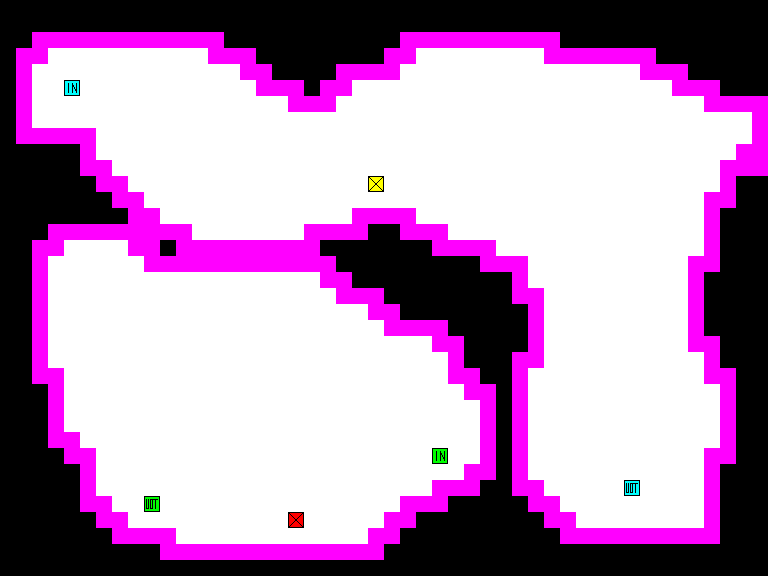

This game map was drawn from its Tiled (.tmx) file and the tilesets committed beside it. A one-line description and the full map source follow:
An orthogonal 48x36 tile map with 16x16 px tiles, 2 tile layers (Tile Layer 1, Tile Layer 2).

<map version="1.0" tiledversion="1.0.3" orientation="orthogonal" renderorder="right-down" width="48" height="36" tilewidth="16" tileheight="16" nextobjectid="3">
 <tileset firstgid="1" source="coop.tsx" />
 <layer name="Tile Layer 1" width="48" height="36">
  <data encoding="csv">
0,0,0,0,0,0,0,0,0,0,0,0,0,0,0,0,0,0,0,0,0,0,0,0,0,0,0,0,0,0,0,0,0,0,0,0,0,0,0,0,0,0,0,0,0,0,0,0,
0,0,0,0,0,0,0,0,0,0,0,0,0,0,0,0,0,0,0,0,0,0,0,0,0,0,0,0,0,0,0,0,0,0,0,0,0,0,0,0,0,0,0,0,0,0,0,0,
0,0,1,1,1,1,1,1,1,1,1,1,1,1,0,0,0,0,0,0,0,0,0,0,0,1,1,1,1,1,1,1,1,1,1,0,0,0,0,0,0,0,0,0,0,0,0,0,
0,1,1,2,2,2,2,2,2,2,2,2,2,1,1,1,0,0,0,0,0,0,0,0,1,1,2,2,2,2,2,2,2,2,1,1,1,1,1,1,1,0,0,0,0,0,0,0,
0,1,2,2,2,2,2,2,2,2,2,2,2,2,2,1,1,0,0,0,0,1,1,1,1,2,2,2,2,2,2,2,2,2,2,2,2,2,2,2,1,1,1,0,0,0,0,0,
0,1,2,2,9,2,2,2,2,2,2,2,2,2,2,2,1,1,1,0,1,1,2,2,2,2,2,2,2,2,2,2,2,2,2,2,2,2,2,2,2,2,1,1,1,0,0,0,
0,1,2,2,2,2,2,2,2,2,2,2,2,2,2,2,2,2,1,1,1,2,2,2,2,2,2,2,2,2,2,2,2,2,2,2,2,2,2,2,2,2,2,2,1,1,1,1,
0,1,2,2,2,2,2,2,2,2,2,2,2,2,2,2,2,2,2,2,2,2,2,2,2,2,2,2,2,2,2,2,2,2,2,2,2,2,2,2,2,2,2,2,2,2,2,1,
0,1,1,1,1,1,2,2,2,2,2,2,2,2,2,2,2,2,2,2,2,2,2,2,2,2,2,2,2,2,2,2,2,2,2,2,2,2,2,2,2,2,2,2,2,2,2,1,
0,0,0,0,0,1,2,2,2,2,2,2,2,2,2,2,2,2,2,2,2,2,2,2,2,2,2,2,2,2,2,2,2,2,2,2,2,2,2,2,2,2,2,2,2,2,1,1,
0,0,0,0,0,1,1,2,2,2,2,2,2,2,2,2,2,2,2,2,2,2,2,2,2,2,2,2,2,2,2,2,2,2,2,2,2,2,2,2,2,2,2,2,2,1,1,1,
0,0,0,0,0,0,1,1,2,2,2,2,2,2,2,2,2,2,2,2,2,2,2,8,2,2,2,2,2,2,2,2,2,2,2,2,2,2,2,2,2,2,2,2,2,1,0,0,
0,0,0,0,0,0,0,1,1,2,2,2,2,2,2,2,2,2,2,2,2,2,2,2,2,2,2,2,2,2,2,2,2,2,2,2,2,2,2,2,2,2,2,2,1,1,0,0,
0,0,0,0,0,0,0,0,1,1,2,2,2,2,2,2,2,2,2,2,2,2,1,1,1,1,2,2,2,2,2,2,2,2,2,2,2,2,2,2,2,2,2,2,1,0,0,0,
0,0,0,0,0,0,0,0,0,1,1,1,2,2,2,2,2,2,2,1,1,1,1,0,0,1,1,1,2,2,2,2,2,2,2,2,2,2,2,2,2,2,2,2,1,0,0,0,
0,0,0,0,0,0,0,0,0,0,0,1,1,1,1,1,1,1,1,1,0,0,0,0,0,0,0,1,1,1,1,2,2,2,2,2,2,2,2,2,2,2,2,2,1,0,0,0,
0,0,0,0,0,0,0,0,0,0,0,0,0,0,0,0,0,0,0,0,0,0,0,0,0,0,0,0,0,0,1,1,1,2,2,2,2,2,2,2,2,2,2,1,1,0,0,0,
0,0,0,0,0,0,0,0,0,0,0,0,0,0,0,0,0,0,0,0,0,0,0,0,0,0,0,0,0,0,0,0,1,2,2,2,2,2,2,2,2,2,2,1,0,0,0,0,
0,0,0,0,0,0,0,0,0,0,0,0,0,0,0,0,0,0,0,0,0,0,0,0,0,0,0,0,0,0,0,0,1,1,2,2,2,2,2,2,2,2,2,1,0,0,0,0,
0,0,0,0,0,0,0,0,0,0,0,0,0,0,0,0,0,0,0,0,0,0,0,0,0,0,0,0,0,0,0,0,0,1,2,2,2,2,2,2,2,2,2,1,0,0,0,0,
0,0,0,0,0,0,0,0,0,0,0,0,0,0,0,0,0,0,0,0,0,0,0,0,0,0,0,0,0,0,0,0,0,1,2,2,2,2,2,2,2,2,2,1,0,0,0,0,
0,0,0,0,0,0,0,0,0,0,0,0,0,0,0,0,0,0,0,0,0,0,0,0,0,0,0,0,0,0,0,0,0,1,2,2,2,2,2,2,2,2,2,1,1,0,0,0,
0,0,0,0,0,0,0,0,0,0,0,0,0,0,0,0,0,0,0,0,0,0,0,0,0,0,0,0,0,0,0,0,1,1,2,2,2,2,2,2,2,2,2,2,1,0,0,0,
0,0,0,0,0,0,0,0,0,0,0,0,0,0,0,0,0,0,0,0,0,0,0,0,0,0,0,0,0,0,0,0,1,2,2,2,2,2,2,2,2,2,2,2,1,1,0,0,
0,0,0,0,0,0,0,0,0,0,0,0,0,0,0,0,0,0,0,0,0,0,0,0,0,0,0,0,0,0,0,0,1,2,2,2,2,2,2,2,2,2,2,2,2,1,0,0,
0,0,0,0,0,0,0,0,0,0,0,0,0,0,0,0,0,0,0,0,0,0,0,0,0,0,0,0,0,0,0,0,1,2,2,2,2,2,2,2,2,2,2,2,2,1,0,0,
0,0,0,0,0,0,0,0,0,0,0,0,0,0,0,0,0,0,0,0,0,0,0,0,0,0,0,0,0,0,0,0,1,2,2,2,2,2,2,2,2,2,2,2,2,1,0,0,
0,0,0,0,0,0,0,0,0,0,0,0,0,0,0,0,0,0,0,0,0,0,0,0,0,0,0,0,0,0,0,0,1,2,2,2,2,2,2,2,2,2,2,2,2,1,0,0,
0,0,0,0,0,0,0,0,0,0,0,0,0,0,0,0,0,0,0,0,0,0,0,0,0,0,0,0,0,0,0,0,1,2,2,2,2,2,2,2,2,2,2,2,1,1,0,0,
0,0,0,0,0,0,0,0,0,0,0,0,0,0,0,0,0,0,0,0,0,0,0,0,0,0,0,0,0,0,0,0,1,2,2,2,2,2,2,2,2,2,2,2,1,0,0,0,
0,0,0,0,0,0,0,0,0,0,0,0,0,0,0,0,0,0,0,0,0,0,0,0,0,0,0,0,0,0,0,0,1,1,2,2,2,2,2,10,2,2,2,2,1,0,0,0,
0,0,0,0,0,0,0,0,0,0,0,0,0,0,0,0,0,0,0,0,0,0,0,0,0,0,0,0,0,0,0,0,0,1,1,2,2,2,2,2,2,2,2,2,1,0,0,0,
0,0,0,0,0,0,0,0,0,0,0,0,0,0,0,0,0,0,0,0,0,0,0,0,0,0,0,0,0,0,0,0,0,0,1,1,2,2,2,2,2,2,2,2,1,0,0,0,
0,0,0,0,0,0,0,0,0,0,0,0,0,0,0,0,0,0,0,0,0,0,0,0,0,0,0,0,0,0,0,0,0,0,0,1,1,1,1,1,1,1,1,1,1,0,0,0,
0,0,0,0,0,0,0,0,0,0,0,0,0,0,0,0,0,0,0,0,0,0,0,0,0,0,0,0,0,0,0,0,0,0,0,0,0,0,0,0,0,0,0,0,0,0,0,0,
0,0,0,0,0,0,0,0,0,0,0,0,0,0,0,0,0,0,0,0,0,0,0,0,0,0,0,0,0,0,0,0,0,0,0,0,0,0,0,0,0,0,0,0,0,0,0,0
</data>
 </layer>
 <layer name="Tile Layer 2" width="48" height="36">
  <data encoding="csv">
0,0,0,0,0,0,0,0,0,0,0,0,0,0,0,0,0,0,0,0,0,0,0,0,0,0,0,0,0,0,0,0,0,0,0,0,0,0,0,0,0,0,0,0,0,0,0,0,
0,0,0,0,0,0,0,0,0,0,0,0,0,0,0,0,0,0,0,0,0,0,0,0,0,0,0,0,0,0,0,0,0,0,0,0,0,0,0,0,0,0,0,0,0,0,0,0,
0,0,0,0,0,0,0,0,0,0,0,0,0,0,0,0,0,0,0,0,0,0,0,0,0,0,0,0,0,0,0,0,0,0,0,0,0,0,0,0,0,0,0,0,0,0,0,0,
0,0,0,0,0,0,0,0,0,0,0,0,0,0,0,0,0,0,0,0,0,0,0,0,0,0,0,0,0,0,0,0,0,0,0,0,0,0,0,0,0,0,0,0,0,0,0,0,
0,0,0,0,0,0,0,0,0,0,0,0,0,0,0,0,0,0,0,0,0,0,0,0,0,0,0,0,0,0,0,0,0,0,0,0,0,0,0,0,0,0,0,0,0,0,0,0,
0,0,0,0,0,0,0,0,0,0,0,0,0,0,0,0,0,0,0,0,0,0,0,0,0,0,0,0,0,0,0,0,0,0,0,0,0,0,0,0,0,0,0,0,0,0,0,0,
0,0,0,0,0,0,0,0,0,0,0,0,0,0,0,0,0,0,0,0,0,0,0,0,0,0,0,0,0,0,0,0,0,0,0,0,0,0,0,0,0,0,0,0,0,0,0,0,
0,0,0,0,0,0,0,0,0,0,0,0,0,0,0,0,0,0,0,0,0,0,0,0,0,0,0,0,0,0,0,0,0,0,0,0,0,0,0,0,0,0,0,0,0,0,0,0,
0,0,0,0,0,0,0,0,0,0,0,0,0,0,0,0,0,0,0,0,0,0,0,0,0,0,0,0,0,0,0,0,0,0,0,0,0,0,0,0,0,0,0,0,0,0,0,0,
0,0,0,0,0,0,0,0,0,0,0,0,0,0,0,0,0,0,0,0,0,0,0,0,0,0,0,0,0,0,0,0,0,0,0,0,0,0,0,0,0,0,0,0,0,0,0,0,
0,0,0,0,0,0,0,0,0,0,0,0,0,0,0,0,0,0,0,0,0,0,0,0,0,0,0,0,0,0,0,0,0,0,0,0,0,0,0,0,0,0,0,0,0,0,0,0,
0,0,0,0,0,0,0,0,0,0,0,0,0,0,0,0,0,0,0,0,0,0,0,0,0,0,0,0,0,0,0,0,0,0,0,0,0,0,0,0,0,0,0,0,0,0,0,0,
0,0,0,0,0,0,0,0,0,0,0,0,0,0,0,0,0,0,0,0,0,0,0,0,0,0,0,0,0,0,0,0,0,0,0,0,0,0,0,0,0,0,0,0,0,0,0,0,
0,0,0,0,0,0,0,0,0,0,0,0,0,0,0,0,0,0,0,0,0,0,0,0,0,0,0,0,0,0,0,0,0,0,0,0,0,0,0,0,0,0,0,0,0,0,0,0,
0,0,0,1,1,1,1,1,1,0,0,0,0,0,0,0,0,0,0,0,0,0,0,0,0,0,0,0,0,0,0,0,0,0,0,0,0,0,0,0,0,0,0,0,0,0,0,0,
0,0,1,1,2,2,2,2,1,1,0,0,0,0,0,0,0,0,0,0,0,0,0,0,0,0,0,0,0,0,0,0,0,0,0,0,0,0,0,0,0,0,0,0,0,0,0,0,
0,0,1,2,2,2,2,2,2,1,1,1,1,1,1,1,1,1,1,1,1,0,0,0,0,0,0,0,0,0,0,0,0,0,0,0,0,0,0,0,0,0,0,0,0,0,0,0,
0,0,1,2,2,2,2,2,2,2,2,2,2,2,2,2,2,2,2,2,1,1,0,0,0,0,0,0,0,0,0,0,0,0,0,0,0,0,0,0,0,0,0,0,0,0,0,0,
0,0,1,2,2,2,2,2,2,2,2,2,2,2,2,2,2,2,2,2,2,1,1,1,0,0,0,0,0,0,0,0,0,0,0,0,0,0,0,0,0,0,0,0,0,0,0,0,
0,0,1,2,2,2,2,2,2,2,2,2,2,2,2,2,2,2,2,2,2,2,2,1,1,0,0,0,0,0,0,0,0,0,0,0,0,0,0,0,0,0,0,0,0,0,0,0,
0,0,1,2,2,2,2,2,2,2,2,2,2,2,2,2,2,2,2,2,2,2,2,2,1,1,1,1,0,0,0,0,0,0,0,0,0,0,0,0,0,0,0,0,0,0,0,0,
0,0,1,2,2,2,2,2,2,2,2,2,2,2,2,2,2,2,2,2,2,2,2,2,2,2,2,1,1,0,0,0,0,0,0,0,0,0,0,0,0,0,0,0,0,0,0,0,
0,0,1,2,2,2,2,2,2,2,2,2,2,2,2,2,2,2,2,2,2,2,2,2,2,2,2,2,1,0,0,0,0,0,0,0,0,0,0,0,0,0,0,0,0,0,0,0,
0,0,1,1,2,2,2,2,2,2,2,2,2,2,2,2,2,2,2,2,2,2,2,2,2,2,2,2,1,1,0,0,0,0,0,0,0,0,0,0,0,0,0,0,0,0,0,0,
0,0,0,1,2,2,2,2,2,2,2,2,2,2,2,2,2,2,2,2,2,2,2,2,2,2,2,2,2,1,1,0,0,0,0,0,0,0,0,0,0,0,0,0,0,0,0,0,
0,0,0,1,2,2,2,2,2,2,2,2,2,2,2,2,2,2,2,2,2,2,2,2,2,2,2,2,2,2,1,0,0,0,0,0,0,0,0,0,0,0,0,0,0,0,0,0,
0,0,0,1,2,2,2,2,2,2,2,2,2,2,2,2,2,2,2,2,2,2,2,2,2,2,2,2,2,2,1,0,0,0,0,0,0,0,0,0,0,0,0,0,0,0,0,0,
0,0,0,1,1,2,2,2,2,2,2,2,2,2,2,2,2,2,2,2,2,2,2,2,2,2,2,2,2,2,1,0,0,0,0,0,0,0,0,0,0,0,0,0,0,0,0,0,
0,0,0,0,1,1,2,2,2,2,2,2,2,2,2,2,2,2,2,2,2,2,2,2,2,2,2,11,2,2,1,0,0,0,0,0,0,0,0,0,0,0,0,0,0,0,0,0,
0,0,0,0,0,1,2,2,2,2,2,2,2,2,2,2,2,2,2,2,2,2,2,2,2,2,2,2,2,1,1,0,0,0,0,0,0,0,0,0,0,0,0,0,0,0,0,0,
0,0,0,0,0,1,2,2,2,2,2,2,2,2,2,2,2,2,2,2,2,2,2,2,2,2,2,1,1,1,0,0,0,0,0,0,0,0,0,0,0,0,0,0,0,0,0,0,
0,0,0,0,0,1,1,2,2,12,2,2,2,2,2,2,2,2,2,2,2,2,2,2,2,1,1,1,0,0,0,0,0,0,0,0,0,0,0,0,0,0,0,0,0,0,0,0,
0,0,0,0,0,0,1,1,2,2,2,2,2,2,2,2,2,2,13,2,2,2,2,2,1,1,0,0,0,0,0,0,0,0,0,0,0,0,0,0,0,0,0,0,0,0,0,0,
0,0,0,0,0,0,0,1,1,1,1,2,2,2,2,2,2,2,2,2,2,2,2,1,1,0,0,0,0,0,0,0,0,0,0,0,0,0,0,0,0,0,0,0,0,0,0,0,
0,0,0,0,0,0,0,0,0,0,1,1,1,1,1,1,1,1,1,1,1,1,1,1,0,0,0,0,0,0,0,0,0,0,0,0,0,0,0,0,0,0,0,0,0,0,0,0,
0,0,0,0,0,0,0,0,0,0,0,0,0,0,0,0,0,0,0,0,0,0,0,0,0,0,0,0,0,0,0,0,0,0,0,0,0,0,0,0,0,0,0,0,0,0,0,0
</data>
 </layer>
</map>
